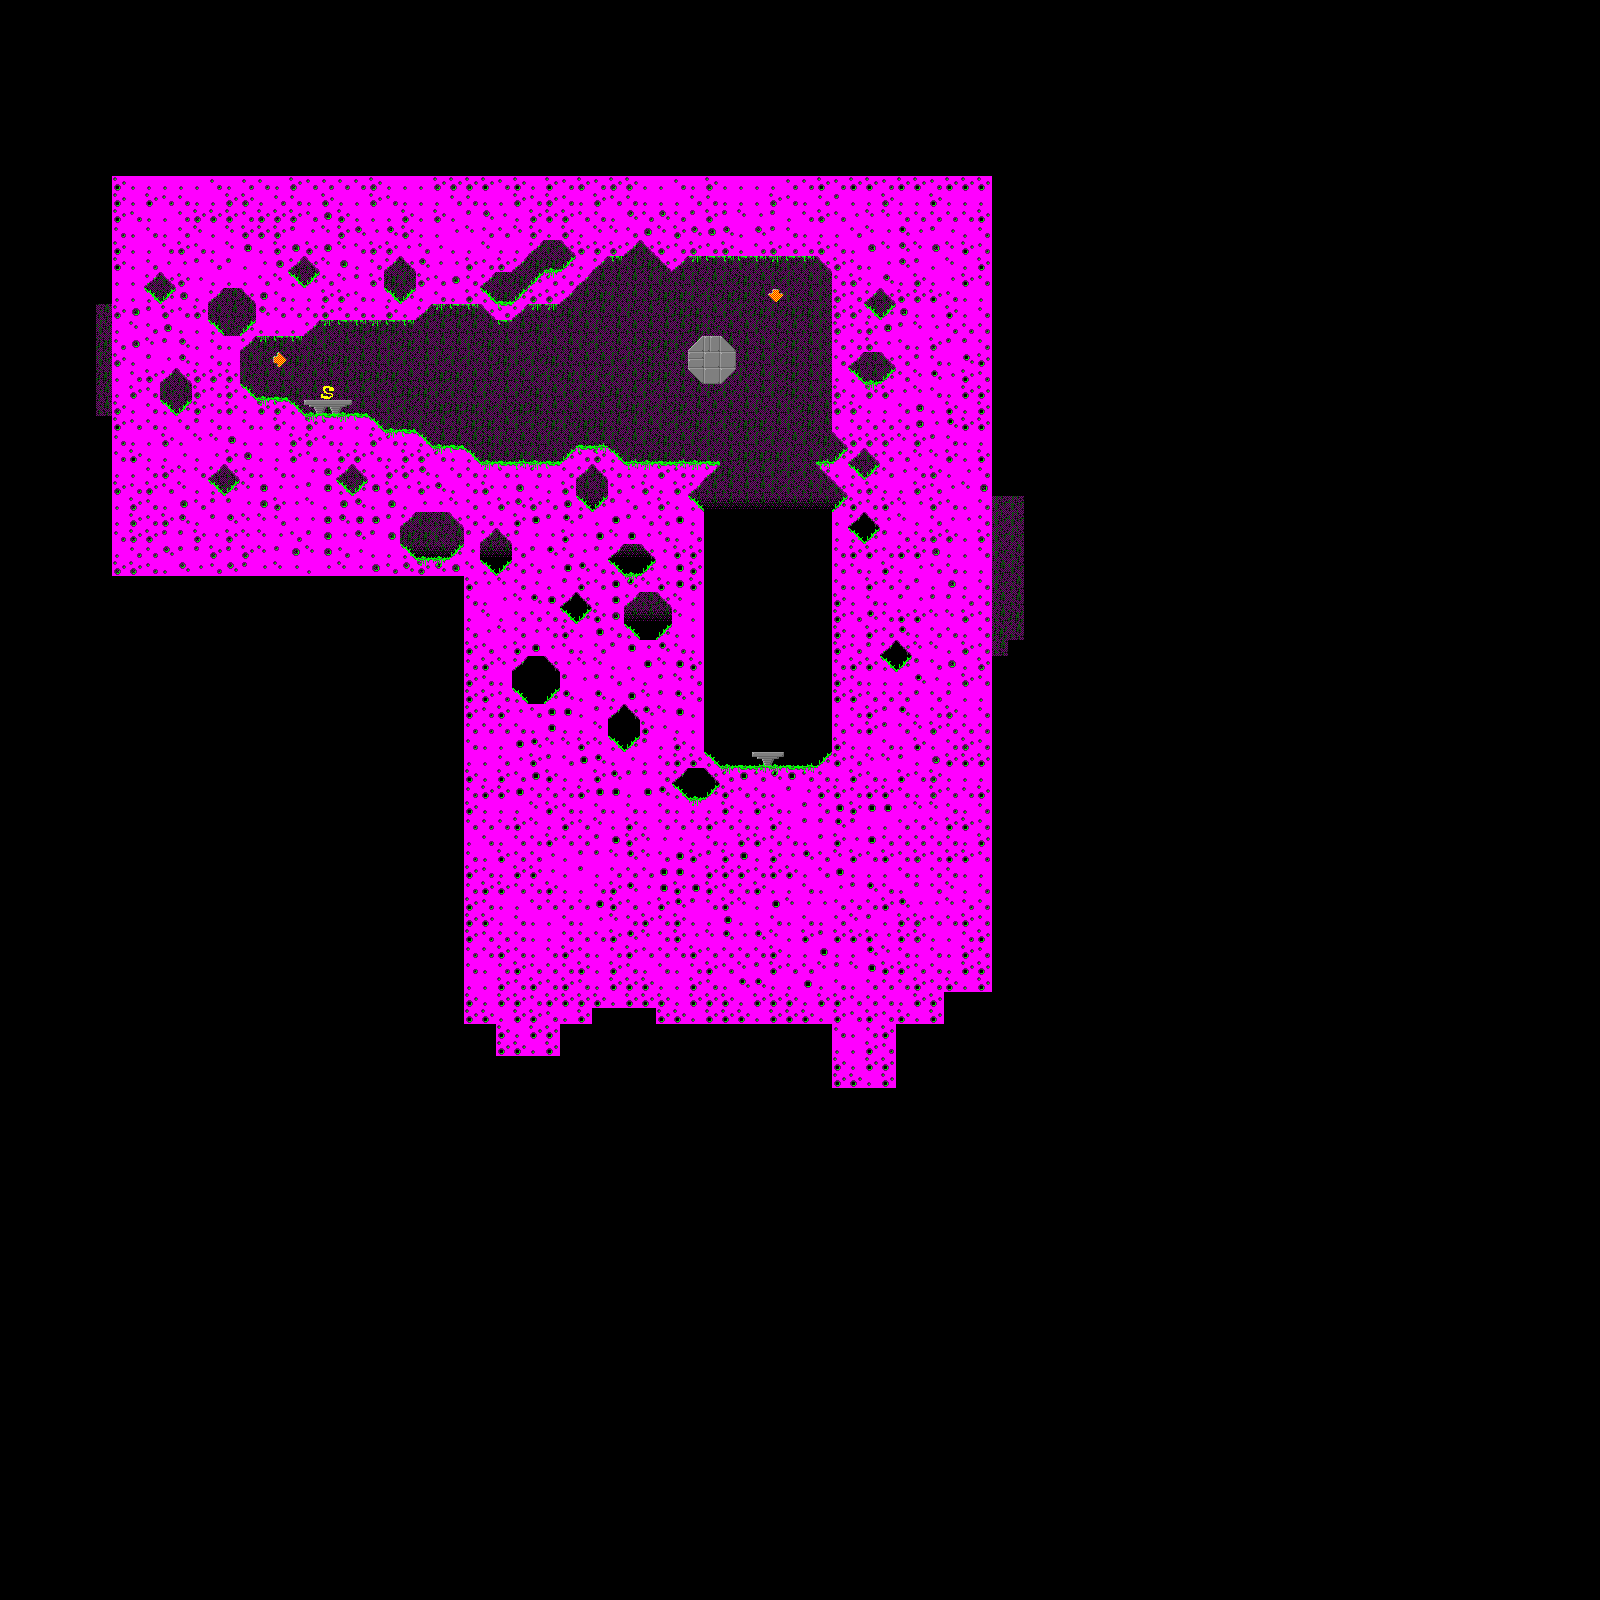

Rendered tile map (Tiled .tmx) drawn with the repository's tilesets; below, a short description and the map source with its tile grids summarised:
An orthogonal 100x100 tile map with 16x16 px tiles, 4 tile layers (Background, Indications, MAIN, Decorations).

<map version="1.0" orientation="orthogonal" renderorder="right-down" width="100" height="100" tilewidth="16" tileheight="16" nextobjectid="1">
 <tileset firstgid="1" name="tiles" tilewidth="16" tileheight="16" tilecount="4096">
  <image source="tiles.png" width="1024" height="1024" />
 </tileset>
 <layer name="Background" width="100" height="100">
  <data>[10000 cells, 1260 non-empty, 4 distinct tile ids]</data>
 </layer>
 <layer name="Indications" width="100" height="100">
  <data>[10000 cells, 2 non-empty, 2 distinct tile ids]</data>
 </layer>
 <layer name="MAIN" width="100" height="100">
  <data>[10000 cells, 1812 non-empty, 24 distinct tile ids]</data>
 </layer>
 <layer name="Decorations" width="100" height="100">
  <data>[10000 cells, 98 non-empty, 6 distinct tile ids]</data>
 </layer>
</map>